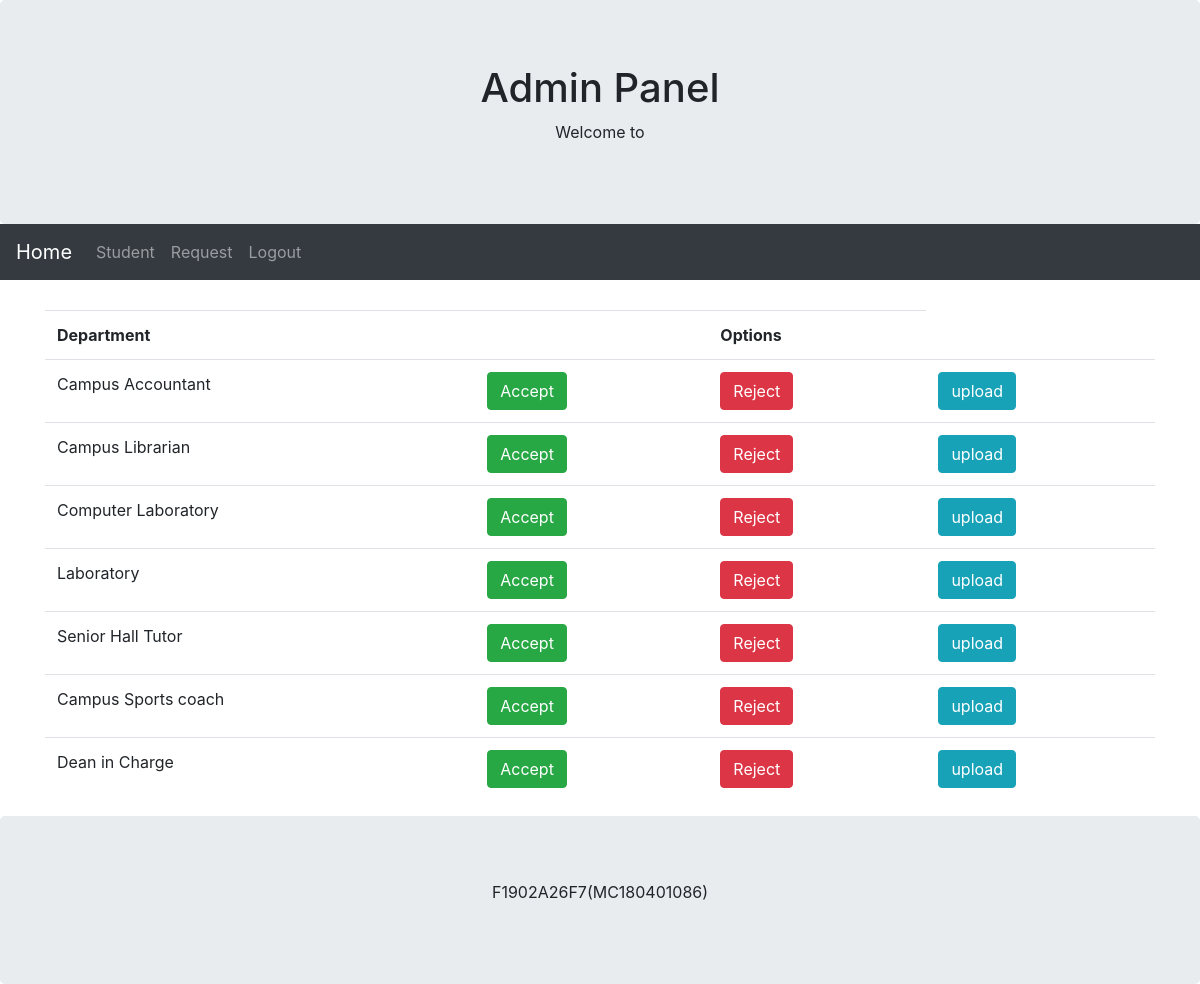
The page /admin/request.php on the database its author committed.
### tables this page shows
CREATE TABLE `request` (
  `id` int(255) NOT NULL,
  `department_id` int(255) NOT NULL,
  `date` timestamp NOT NULL DEFAULT current_timestamp() ON UPDATE current_timestamp(),
  `status` varchar(20) NOT NULL
);

CREATE TABLE `department` (
  `id` int(50) NOT NULL,
  `Name` varchar(255) NOT NULL,
  `status` varchar(50) NOT NULL
);

### admin/request.php (the view, shortened to what this page needs)
<?php include "head.php";
 ?>
<div class="container " style="margin-top: 30px;">
	<div class="row">
		<div class="col-sm-12">
			<table class="table table-hover">
				<tr>
					<th>Department<th>
					<th>Options</th>
				</tr>
			<?php
			$sql="SELECT * FROM request,department where request.id=department.id";
			$result=$connect->query($sql);
			if ($result->num_rows>0) {
				while ($row=$result->fetch_assoc()) {
					echo "<tr><td>".$row["Name"]."</td>";
					echo "<td><a href='request.php?Accept=".$row["id"]."' class='btn btn-success'>Accept</a></td>";
					echo "<td><a href='request.php?Reject=".$row["id"]."' class='btn btn-danger'>Reject</a></td>";
					echo "<td><a href='upload.php?department=".$row["department_id"]."' class='btn btn-info'>upload</a></td>";
				}
			}
			  ?>
			</table>
		</div>
	</div>
</div>
<?php include "foot.php"  ?>

### rows shown on the page
request: department.Name "Campus Accountant"
request: department.Name "Campus Librarian"
request: department.Name "Computer Laboratory"
request: department.Name "Laboratory"
request: department.Name "Senior Hall Tutor"
request: department.Name "Campus Sports coach"
request: department.Name "Dean in Charge"
